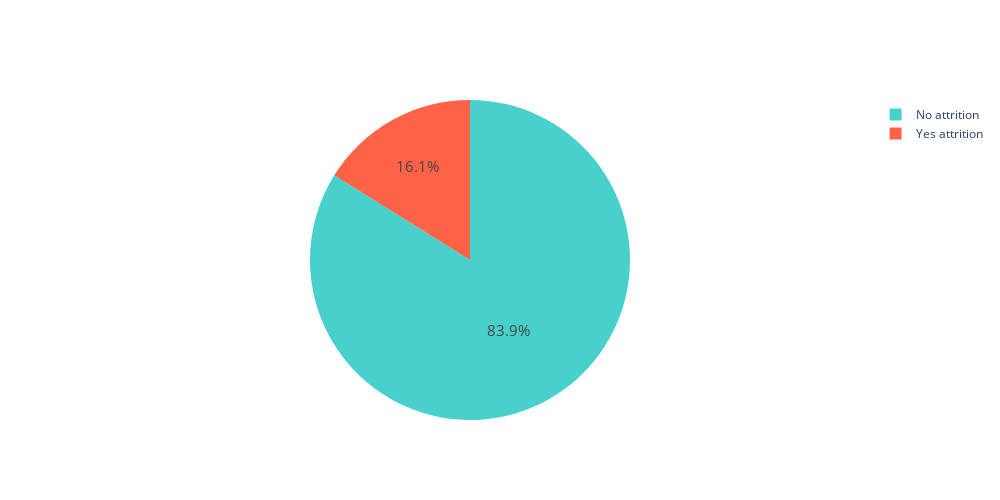

This figure's notebook cell:
### Code cell
trace = go.Pie(labels = ['No attrition', 'Yes attrition'], values = updated_df['Attrition'].value_counts(), 
               textfont=dict(size=15), opacity = 1.0,
               marker=dict(colors=['MediumTurquoise', 'tomato']))
           
fig = go.Figure(data = [trace])
fig.update_layout(autosize=False,width=1000,height=500)
fig.show()

### Figure 1 — Plotly figure (JSON) as saved in the notebook; plotly's stock layout.template omitted (floating-point values rounded to 4 significant figures)
{"data": [{"labels": ["No attrition", "Yes attrition"], "marker": {"colors": ["MediumTurquoise", "tomato"]}, "opacity": 1, "textfont": {"size": 15}, "type": "pie", "values": [1233, 237]}], "layout": {"autosize": false, "height": 500, "width": 1000}}
